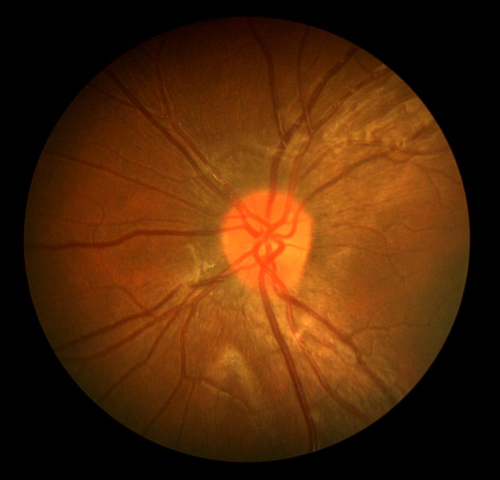
#> input picture data/Retinal_Vessel_Segmentation_Datasets/CHASEDB1/test/images/Image_08L.jpg, 999 x 960 px (shown at 1/2 size); its folder holds only this picture in this run
$ python -i preprocessing.py   (imports and definitions only)
#> lines starting #> are read from the running program, lines starting #| are printed output that depends on the picture
import cv2
import numpy as np
from skimage import exposure
from pathlib import Path


'''
_iso_resize_and_pad
Purpose:
    - Isotropic resize to fit the longer side to `target`, then zero-pad to a square canvas.
    - Avoids aspect distortion that would bend thin vessels.
Inputs:
    - img: HxW[xC] image (uint8/float32). 2D mask or 3-channel RGB/BGR.
    - target: output side length (pixels).
    - pad_value: constant value for padding (0 for images/masks).
Outputs:
    - Padded image of shape target x target [x C], same dtype as input.
Notes:
    - Uses bilinear for images (ndim==3) and nearest for masks (ndim==2).
    - Keeps content centered; padding is split on both sides.
'''
# [31 lines left out: function _iso_resize_and_pad, not called in this run]


'''
derive_fov_mask_path_from_image
Purpose:
    - Construct the corresponding FOV mask file path from a given image path.
    - Follows the dataset’s naming/layout convention across DRIVE, CHASEDB1, and STARE.
Inputs:
    - image_path: str. Full path to an image file inside the `images/` folder.
Outputs:
    - str. Full path to the corresponding mask file inside the `mask/` folder.
Notes:
    - Rule: images/01_training.jpg -> mask/01_training_mask.png
    - Rule: images/01_test.jpg     -> mask/01_test_mask.png
    - Works uniformly for DRIVE, CHASEDB1, and STARE datasets after renaming
'''
# [7 lines left out: function derive_fov_mask_path_from_image, not called in this run]


'''
preprocess_image_retina
Purpose:
    Canonical preprocessing for retinal vessel segmentation using a single green channel:
      1) Load RGB, convert to float in [0,1].
      2) Isotropic resize + pad to square canvas.
      3) Extract green channel (best vessel contrast).
      4) CLAHE to enhance local contrast (conservative params).
      5) Mild gamma correction.
      6) FOV masking to zero out background outside the circular fundus.
      7) Return (1, H, W) float32 in [0,1].
Inputs:
    path: image file path.
    target_size: output side length (pixels).
    use_gamma: enable/disable gamma correction.
    gamma: gamma exponent (<=1 brightens dark regions).
    clahe_clip: CLAHE clip limit.
    clahe_tiles: CLAHE tile grid size (square).
    apply_fov: zero background outside FOV.
Outputs:
    Numpy array shaped (1, target_size, target_size), float32 in [0,1].
Contracts:
    - No aspect distortion (isotropic scale).
    - No dtype ping-pong except where CLAHE requires uint8.
    - Background zeroed if apply_fov=True.
'''

# [58 lines left out: function preprocess_image_retina, not called in this run]

'''
preprocess_mask
Purpose:
    Prepare a binary segmentation mask aligned with the preprocessed images:
      - Load mask (any format), convert to grayscale if needed.
      - Isotropic resize + pad with nearest-neighbor.
      - Otsu threshold to hard binary {0,1}.
      - Return (1,H,W) float32.
Inputs:
    path: mask file path.
    target_size: output side length (pixels).
Outputs:
    (1, target_size, target_size) float32 with values in {0.0, 1.0}.
Notes:
    - Nearest-neighbor is used for geometry to avoid label bleeding.
    - Otsu ensures deterministic hard labels after resizing.
'''

# [10 lines left out: function preprocess_mask, not called in this run]


'''
preprocess_image_rgb
Purpose:
    Preprocess a color image without channel reduction:
      - Load RGB in [0,1], isotropically resize + pad, return CHW float32.
Use cases:
    Visualization, auxiliary networks expecting 3 channels.
Inputs:
    path: image file path.
    target_size: output side length (pixels).
Outputs:
    (3, target_size, target_size) float32 in [0,1].
'''

# [148 lines left out: functions preprocess_image_rgb, _iso_resize_and_pad2, preprocess_image_intensity_hsi, preprocess_image_mdfi_weighted, not called in this run]


def _iso_resize_and_pad_img(img, target):
    h, w = img.shape[:2]
    scale = float(target) / max(h, w)
    nh, nw = int(round(h*scale)), int(round(w*scale))
    interp = cv2.INTER_AREA if scale < 1.0 else cv2.INTER_LINEAR
    img = cv2.resize(img, (nw, nh), interpolation=interp)
    top = (target - nh) // 2; bottom = target - nh - top
    left = (target - nw) // 2; right = target - nw - left
    return cv2.copyMakeBorder(img, top, bottom, left, right, cv2.BORDER_CONSTANT, value=0)

def _homomorphic_gray(x, sigma=18):
    # x in [0,1] float32
    eps = 1e-6
    logx = np.log(x + eps)
    base = cv2.GaussianBlur(logx, (0,0), sigmaX=sigma, sigmaY=sigma)
    detail = logx - base
    y = np.exp(detail)
    return np.clip(y, 0, 1)

def preprocess_image_hsi(
    path: str,
    target_size: int = 512,
    space: str = "HSV_V",          # "HSI_I" or "HSV_V" (V is often a tad more robust)
    use_homomorphic: bool = True,  # illumination flattening (↑SPE)
    homo_sigma: int = 18,
    suppress_highlights: bool = True,
    glare_V_thresh: int = 230,     # 0–255 on V
    glare_S_thresh: int = 30,      # 0–255 on S (low-sat, likely glare/OD rim)
    clahe_clip: float = 1.8,       # conservative to avoid boosting noise
    clahe_tiles: int = 4,
    use_gamma: bool = True,
    gamma: float = 0.9,
):
    """
    Single-channel luminance preproc optimized for specificity (SPE).
    Returns (1, H, W) float32 in [0,1]. Masks/loss/FOV unchanged elsewhere.
    """
#> called with target_size = 512, space = 'HSV_V', use_homomorphic = True, homo_sigma = 18, suppress_highlights = True, glare_V_thresh = 230, glare_S_thresh = 30, clahe_clip = 1.8
    bgr = cv2.imread(path, cv2.IMREAD_COLOR)
#> bgr is the input picture: shape (960, 999, 3); mean B, G, R 8.3, 39.5, 79.8
    if bgr is None:
        raise FileNotFoundError(path)
    rgb_u8 = cv2.cvtColor(bgr, cv2.COLOR_BGR2RGB)

    # ----- luminance channel from HSI/HSV -----
    if space == "HSV_V":
        hsv = cv2.cvtColor(rgb_u8, cv2.COLOR_RGB2HSV)  # H:0-179, S,V:0-255
#> hsv: shape (960, 999, 3); mean H, S, V 9.8, 157.3, 79.9
        V = hsv[..., 2].astype(np.float32) / 255.0
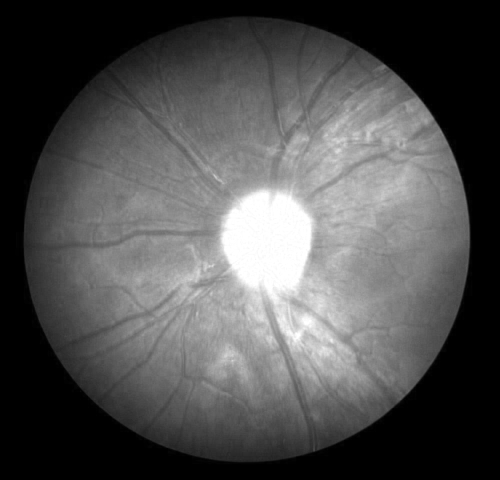
#> V: shape (960, 999) float32 (shown at 1/2 size); min 0, max 1, mean 0.313
        lum = V
        S_u8 = hsv[..., 1]
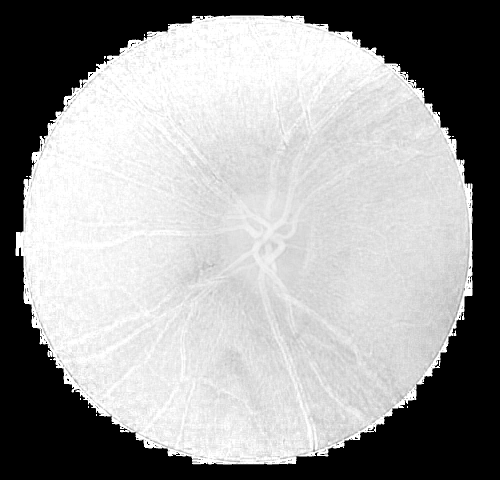
#> S_u8: shape (960, 999) (shown at 1/2 size); min 0, max 255, mean 157.3
        V_u8 = hsv[..., 2]
    elif space == "HSI_I":
        rgb = rgb_u8.astype(np.float32) / 255.0
        lum = rgb.mean(axis=2)  # I = (R+G+B)/3
        # Build approximate S,V for highlight suppression if enabled
        hsv = cv2.cvtColor(rgb_u8, cv2.COLOR_RGB2HSV)
        S_u8 = hsv[..., 1]
        V_u8 = hsv[..., 2]
    else:
        raise ValueError("space must be 'HSV_V' or 'HSI_I'")

    # ----- optional highlight suppression (reduces FPs) -----
    if suppress_highlights:
        glare = (V_u8 >= glare_V_thresh) & (S_u8 <= glare_S_thresh)
#> glare: shape (960, 999) bool; every value is 0
        if glare.any():
            # Clamp luminance in glare areas to local median to avoid bright halos
            glare = glare.astype(np.uint8) * 255
            kernel = np.ones((9,9), np.uint8)
            glare = cv2.dilate(glare, kernel, iterations=1)  # expand slightly
            glare_mask = (glare > 0)
            # local median on small window; fallback to global median if needed
            lum_med = cv2.medianBlur((lum*255).astype(np.uint8), 9).astype(np.float32)/255.0
            lum = np.where(glare_mask, lum_med, lum)

    # ----- illumination correction (homomorphic) -----
    if use_homomorphic:
        lum = _homomorphic_gray(lum.astype(np.float32), sigma=homo_sigma)
#> in _homomorphic_gray, `base = cv2.GaussianBlur(logx, (0,0), sigmaX=sigma, sigmaY=sigma)`:
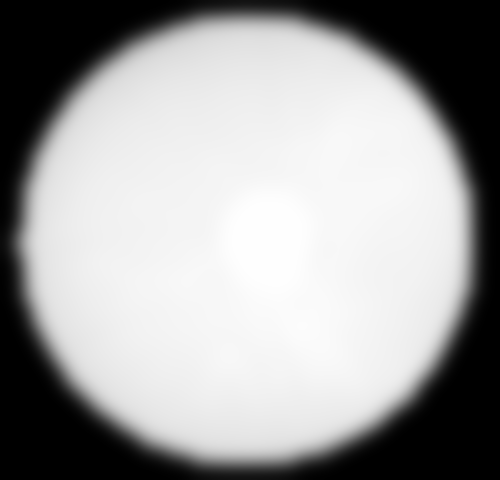
#> base: shape (960, 999) float32 (shown at 1/2 size); min -13.82, max -0.00463, mean -5.13; drawn with min black and max white
#> in _homomorphic_gray, `detail = logx - base`:
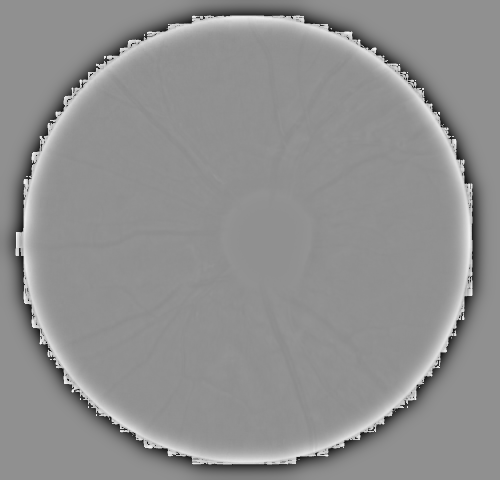
#> detail: shape (960, 999) float32 (shown at 1/2 size); min -7.7, max 5.87, mean -0.000231; drawn with min black and max white
#> in _homomorphic_gray, `y = np.exp(detail)`:
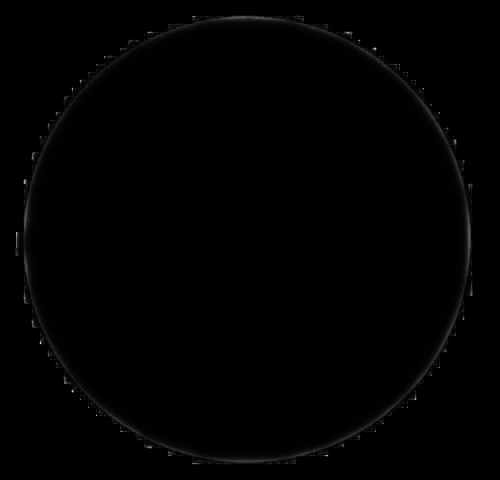
#> y: shape (960, 999) float32 (shown at 1/2 size); min 0.000455, max 354.7, mean 2.7; drawn with min black and max white

    # ----- resize + pad in 8-bit for stable CLAHE -----
    lum_u8 = (np.clip(lum,0,1)*255 + 0.5).astype(np.uint8)
    lum_u8 = _iso_resize_and_pad_img(lum_u8, target_size)
#> in _iso_resize_and_pad_img, `img = cv2.resize(img, (nw, nh), interpolation=interp)`:
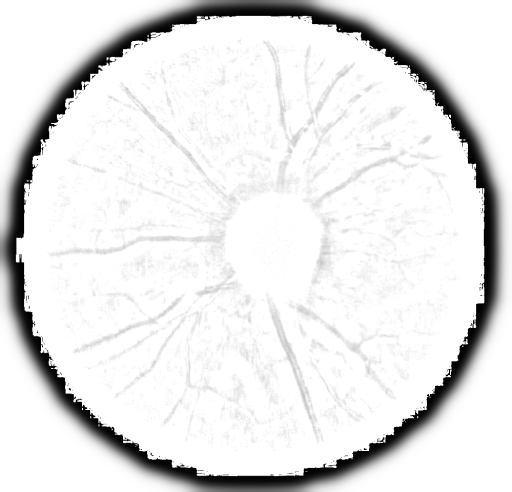
#> img: shape (492, 512); min 0, max 255, mean 231

    # ----- conservative CLAHE on luminance -----
    clahe = cv2.createCLAHE(clipLimit=clahe_clip, tileGridSize=(clahe_tiles, clahe_tiles))
    lum_eq = clahe.apply(lum_u8).astype(np.float32) / 255.0
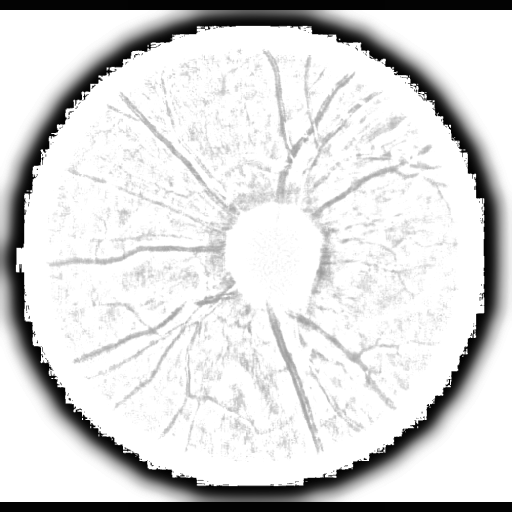
#> lum_eq: shape (512, 512) float32; min 0.00392, max 1, mean 0.854

    # ----- gentle gamma (optional) -----
    if use_gamma and 0.5 <= gamma <= 1.2:
        lum_eq = exposure.adjust_gamma(lum_eq, gamma=gamma)

    return np.expand_dims(lum_eq.astype(np.float32), 0)


import numpy as np

# [92 lines left out: functions _build_poly4_design_matrix, _tukey_weights, irhsf_correct_uint8, not called in this run]


import cv2
import numpy as np
from skimage import exposure

# [58 lines left out: function preprocess_image_irhsf, not called in this run]

>>> result = preprocess_image_hsi('../../data/Retinal_Vessel_Segmentation_Datasets/CHASEDB1/test/images/Image_08L.jpg')
